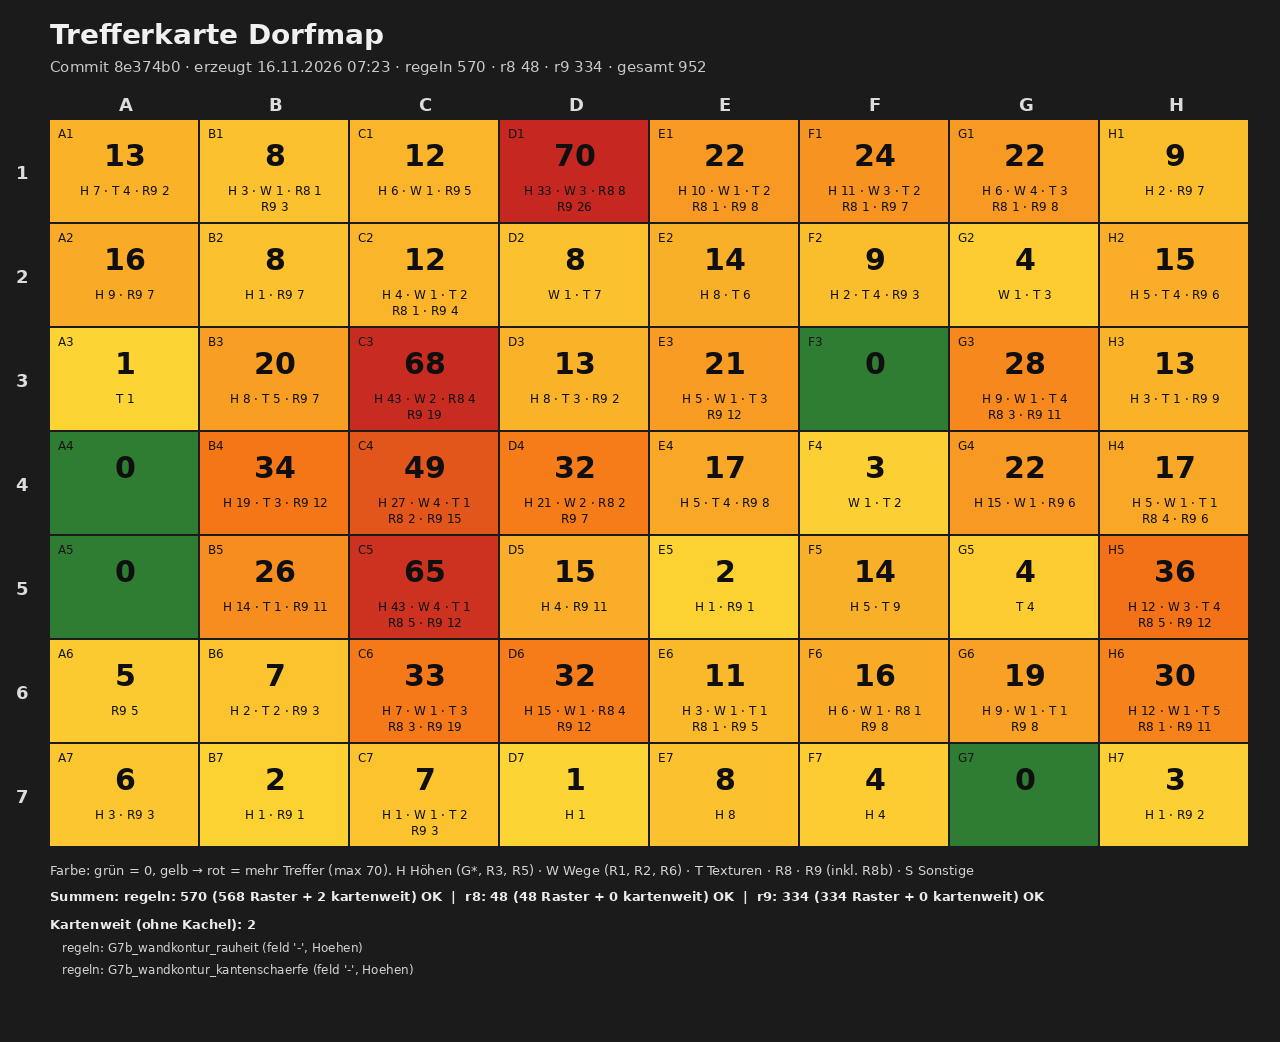

Here is the Python script that generated this plot:
#!/usr/bin/env python3
"""P6 Trefferkarte: 8x7-Raster (A-H x 1-7) aus den Gate-JSONs.

Aufruf (aus relief3d/):  python3 pruefung/trefferkarte/trefferkarte.py
Vergleich:               ... --vorher ALTER_ORDNER   (enthaelt die drei JSONs)
Exit 1, wenn eine Summe nicht exakt mit dem JSON uebereinstimmt.
Liest nur; aendert keine Relief- oder Prueferdateien.
"""
import argparse, datetime, html, json, os, subprocess, sys

HIER = os.path.dirname(os.path.abspath(__file__))
PRUEF = os.path.dirname(HIER)
SPALTEN = "ABCDEFGH"
ZEILEN = range(1, 8)
FELDER = [f"{s}{z}" for z in ZEILEN for s in SPALTEN]
FAMILIEN = ["Hoehen", "Wege", "Texturen", "R8", "R9", "Sonstige"]
KURZ = {"Hoehen": "H", "Wege": "W", "Texturen": "T", "R8": "R8", "R9": "R9", "Sonstige": "S"}
QUELLEN = [("regeln", "regeln_letzter_lauf.json"), ("r8", "r8_letzter_lauf.json"), ("r9", "r9_letzter_lauf.json")]


def familie(quelle, regel):
    if quelle == "r8":
        return "R8"
    if quelle == "r9":
        return "R9"
    if regel.startswith(("G", "R3_", "R5_")):
        return "Hoehen"
    if regel.startswith(("R1_", "R2_", "R6_")):
        return "Wege"
    if regel.startswith("T"):
        return "Texturen"
    return "Sonstige"


def lade(ordner, pfade=None):
    """Liest die drei JSONs, zaehlt je Feld x Familie x Regel und prueft die Summen."""
    pfade = pfade or {q: os.path.join(ordner, n) for q, n in QUELLEN}
    feld = {f: {fa: 0 for fa in FAMILIEN} for f in FELDER}
    regeln_je_feld = {f: {} for f in FELDER}
    kartenweit = []
    dateien, fehler = {}, []
    for q, _ in QUELLEN:
        d = json.load(open(pfade[q], encoding="utf-8"))
        tr = d.get("treffer", [])
        summe = d.get("summe")
        je_regel = sum(d.get("je_regel", {}).values())
        gezaehlt_raster = gezaehlt_kw = 0
        fam_summe = {fa: 0 for fa in FAMILIEN}
        for t in tr:
            r = str(t.get("regel", "?"))
            fa = familie(q, r)
            fam_summe[fa] += 1
            f = str(t.get("feld", ""))
            if f in feld:
                feld[f][fa] += 1
                regeln_je_feld[f][r] = regeln_je_feld[f].get(r, 0) + 1
                gezaehlt_raster += 1
            else:
                kartenweit.append({"quelle": q, "regel": r, "feld": f, "familie": fa})
                gezaehlt_kw += 1
        ok = summe == len(tr) == je_regel == gezaehlt_raster + gezaehlt_kw
        if not ok:
            fehler.append(f"{q}: summe={summe} len(treffer)={len(tr)} je_regel={je_regel} "
                          f"raster+kartenweit={gezaehlt_raster}+{gezaehlt_kw}")
        dateien[q] = {"pfad": os.path.relpath(pfade[q], PRUEF), "summe": summe, "len_treffer": len(tr),
                      "summe_je_regel": je_regel, "im_raster": gezaehlt_raster, "kartenweit": gezaehlt_kw,
                      "je_familie": {k: v for k, v in fam_summe.items() if v}, "ok": ok}
    return {"felder": feld, "regeln_je_feld": regeln_je_feld, "kartenweit": kartenweit,
            "dateien": dateien, "fehler": fehler,
            "gesamt": sum(v["summe"] or 0 for v in dateien.values())}


def total(stand, f, fam=None):
    z = stand["felder"][f]
    return z[fam] if fam else sum(z.values())


def farbe(n, maxn):
    if n == 0:
        return (46, 125, 50)
    t = min(1.0, n / max(1, maxn))
    if t < 0.5:  # gelb -> orange
        u = t / 0.5
        return (int(253 - 8 * u), int(216 - 100 * u), int(53 - 30 * u))
    u = (t - 0.5) / 0.5  # orange -> rot
    return (int(245 - 47 * u), int(116 - 76 * u), int(23 + 10 * u))


def diff_farbe(d, maxd):
    if d == 0:
        return (120, 120, 120)
    t = min(1.0, abs(d) / max(1, maxd))
    return (int(46 + 40 * (1 - t)), int(160 - 40 * t), int(60)) if d < 0 else (int(200 + 40 * t), int(120 - 80 * t), 40)


def commit():
    try:
        return subprocess.run(["git", "-C", PRUEF, "rev-parse", "--short", "HEAD"],
                              capture_output=True, text=True, timeout=3).stdout.strip() or "?"
    except Exception:
        return "?"


def rgb(c):
    return "#%02x%02x%02x" % c


def schreibe_html(stand, pfad, titel, kopf, vorher=None):
    maxn = max(total(stand, f) for f in FELDER)
    daten = {"felder": stand["felder"], "regeln": stand["regeln_je_feld"]}
    if vorher:
        daten["vorher"] = vorher["felder"]
    zellen = []
    for z in ZEILEN:
        zellen.append(f"<tr><th>{z}</th>")
        for s in SPALTEN:
            f = f"{s}{z}"
            zellen.append(f'<td id="z_{f}" data-f="{f}"></td>')
        zellen.append("</tr>")
    kw = "".join(f"<li>{html.escape(k['quelle'])}: {html.escape(k['regel'])} (feld '{html.escape(k['feld'])}', "
                 f"{k['familie']})</li>" for k in stand["kartenweit"]) or "<li>keine</li>"
    zeilen_dat = "".join(
        f"<tr><td>{q}</td><td>{v['pfad']}</td><td>{v['summe']}</td><td>{v['im_raster']}</td><td>{v['kartenweit']}</td>"
        f"<td>{', '.join(f'{k} {n}' for k, n in v['je_familie'].items())}</td><td>{'OK' if v['ok'] else 'FEHLER'}</td></tr>"
        for q, v in stand["dateien"].items())
    knoepfe = "".join(f'<button data-fam="{fa}">{fa}</button>' for fa in [""] + FAMILIEN).replace(
        'data-fam="">', 'data-fam="" class="an">Gesamt')
    js = """
const D=%s, FAM=%s, KURZ=%s, MAX=%d, VERGL=%s;
function col(n,m){if(n==0)return'rgb(46,125,50)';let t=Math.min(1,n/Math.max(1,m));
 if(t<.5){let u=t/.5;return`rgb(${253-8*u|0},${216-100*u|0},${53-30*u|0})`}
 let u=(t-.5)/.5;return`rgb(${245-47*u|0},${116-76*u|0},${23+10*u|0})`}
function dcol(d,m){if(d==0)return'rgb(120,120,120)';let t=Math.min(1,Math.abs(d)/Math.max(1,m));
 return d<0?`rgb(${46+40*(1-t)|0},${160-40*t|0},60)`:`rgb(${200+40*t|0},${120-80*t|0},40)`}
function wert(src,f,fam){let z=src[f];return fam?z[fam]:FAM.reduce((a,k)=>a+z[k],0)}
function male(fam){let m=0;for(const f in D.felder){let v=VERGL?Math.abs(wert(D.felder,f,fam)-wert(D.vorher,f,fam)):wert(D.felder,f,fam);m=Math.max(m,v)}
 for(const td of document.querySelectorAll('td[data-f]')){const f=td.dataset.f,n=wert(D.felder,f,fam);
  let fams=FAM.filter(k=>D.felder[f][k]).map(k=>KURZ[k]+' '+D.felder[f][k]).join(' · ');
  if(VERGL){const v=wert(D.vorher,f,fam),d=n-v;td.style.background=dcol(d,m);
   td.innerHTML=`<b>${d>0?'+':''}${d}</b><small>${v} → ${n}</small>`}
  else{td.style.background=col(n,m);td.innerHTML=`<b>${n}</b><small>${fams||'–'}</small>`}
  const r=D.regeln[f];td.title=f+'\\n'+(Object.keys(r).sort().map(k=>k+': '+r[k]).join('\\n')||'keine Treffer')}}
document.querySelectorAll('button').forEach(b=>b.onclick=()=>{document.querySelectorAll('button').forEach(x=>x.classList.remove('an'));b.classList.add('an');male(b.dataset.fam)});
male('');
""" % (json.dumps(daten), json.dumps(FAMILIEN), json.dumps(KURZ), maxn, "true" if vorher else "false")
    doc = f"""<!doctype html><html lang="de"><meta charset="utf-8"><title>{html.escape(titel)}</title>
<style>body{{font-family:system-ui,sans-serif;background:#1b1b1b;color:#eee;margin:20px}}
table.k{{border-collapse:collapse}}table.k td{{width:110px;height:78px;text-align:center;border:2px solid #111;color:#111;vertical-align:middle}}
table.k td b{{display:block;font-size:26px}}table.k td small{{font-size:11px}}table.k th{{padding:4px 8px}}
button{{margin:2px;padding:6px 10px;background:#333;color:#eee;border:1px solid #666;cursor:pointer}}button.an{{background:#c0662a}}
table.d{{border-collapse:collapse;margin-top:14px}}table.d td,table.d th{{border:1px solid #555;padding:3px 8px;font-size:13px}}</style>
<h1>{html.escape(titel)}</h1><p>{html.escape(kopf)}</p><div>{knoepfe}</div>
<table class="k"><tr><th></th>{''.join(f'<th>{s}</th>' for s in SPALTEN)}</tr>{''.join(zellen)}</table>
<p>Legende: grün = 0, gelb → rot = steigende Trefferzahl (Skala bis Maximum der Auswahl){' · Vergleich: grün = weniger, rot = mehr' if vorher else ''}.
Kürzel: H Höhen (G*, R3, R5) · W Wege (R1, R2, R6) · T Texturen (T*) · R8 (r8-Datei) · R9 (r9-Datei inkl. R8b) · S Sonstige. Tooltip je Kachel zeigt die Einzelregeln.</p>
<h3>Kartenweit (ohne Kachel)</h3><ul>{kw}</ul>
<table class="d"><tr><th>Quelle</th><th>Datei</th><th>summe</th><th>im Raster</th><th>kartenweit</th><th>je Familie</th><th>Prüfung</th></tr>{zeilen_dat}</table>
<script>{js}</script></html>"""
    open(pfad, "w", encoding="utf-8").write(doc)


def schreibe_png(stand, pfad, titel, kopf, vorher=None):
    from PIL import Image, ImageDraw, ImageFont
    def font(g, fett=False):
        for n in (["DejaVuSans-Bold.ttf"] if fett else []) + ["DejaVuSans.ttf"]:
            try:
                return ImageFont.truetype("/usr/share/fonts/truetype/dejavu/" + n, g)
            except OSError:
                pass
        return ImageFont.load_default()
    zw, zh, li, ob = 150, 104, 50, 120
    kw_zeilen = len(stand["kartenweit"])
    breite, hoehe = li + 8 * zw + 30, ob + 7 * zh + 150 + 22 * kw_zeilen
    im = Image.new("RGB", (breite, hoehe), (27, 27, 27))
    d = ImageDraw.Draw(im)
    d.text((li, 18), titel, font=font(28, True), fill=(240, 240, 240))
    d.text((li, 58), kopf, font=font(15), fill=(200, 200, 200))
    werte = {f: total(stand, f) for f in FELDER}
    if vorher:
        diffs = {f: werte[f] - total(vorher, f) for f in FELDER}
        maxd = max(abs(v) for v in diffs.values())
    maxn = max(werte.values())
    for i, s in enumerate(SPALTEN):
        d.text((li + i * zw + zw // 2 - 6, ob - 26), s, font=font(18, True), fill=(220, 220, 220))
    for j, z in enumerate(ZEILEN):
        d.text((16, ob + j * zh + zh // 2 - 10), str(z), font=font(18, True), fill=(220, 220, 220))
        for i, s in enumerate(SPALTEN):
            f = f"{s}{z}"
            x, y = li + i * zw, ob + j * zh
            c = diff_farbe(diffs[f], maxd) if vorher else farbe(werte[f], maxn)
            d.rectangle([x, y, x + zw - 3, y + zh - 3], fill=c)
            gross = (("+" if diffs[f] > 0 else "") + str(diffs[f])) if vorher else str(werte[f])
            d.text((x + 8, y + 6), f, font=font(12), fill=(20, 20, 20))
            d.text((x + zw // 2, y + 36), gross, font=font(30, True), fill=(15, 15, 15), anchor="mm")
            if vorher:
                klein = f"{total(vorher, f)} → {werte[f]}"
                d.text((x + zw // 2, y + 76), klein, font=font(13), fill=(15, 15, 15), anchor="mm")
            else:
                teile = [f"{KURZ[k]} {stand['felder'][f][k]}" for k in FAMILIEN if stand["felder"][f][k]]
                for k, zeile in enumerate([" · ".join(teile[:3]), " · ".join(teile[3:])]):
                    d.text((x + zw // 2, y + 70 + 16 * k), zeile, font=font(12), fill=(15, 15, 15), anchor="mm")
    y = ob + 7 * zh + 14
    leg = ("Vergleich: grün = weniger Treffer, rot = mehr" if vorher else
           "Farbe: grün = 0, gelb → rot = mehr Treffer (max %d)" % maxn)
    d.text((li, y), leg + ". H Höhen (G*, R3, R5) · W Wege (R1, R2, R6) · T Texturen · R8 · R9 (inkl. R8b) · S Sonstige",
           font=font(13), fill=(210, 210, 210))
    sumz = "  |  ".join(f"{q}: {v['summe']} ({v['im_raster']} Raster + {v['kartenweit']} kartenweit) {'OK' if v['ok'] else 'FEHLER'}"
                        for q, v in stand["dateien"].items())
    d.text((li, y + 26), "Summen: " + sumz, font=font(13, True), fill=(235, 235, 235))
    d.text((li, y + 54), f"Kartenweit (ohne Kachel): {kw_zeilen}", font=font(13, True), fill=(235, 235, 235))
    for k, t in enumerate(stand["kartenweit"]):
        d.text((li + 12, y + 78 + 22 * k), f"{t['quelle']}: {t['regel']} (feld '{t['feld']}', {t['familie']})",
               font=font(12), fill=(210, 210, 210))
    im.save(pfad)


def json_aus(stand):
    return {"felder": {f: dict(v, gesamt=sum(v.values())) for f, v in stand["felder"].items()},
            "regeln_je_feld": stand["regeln_je_feld"], "kartenweit": stand["kartenweit"],
            "dateien": stand["dateien"], "gesamt": stand["gesamt"],
            "je_familie": {fa: sum(stand["felder"][f][fa] for f in FELDER) +
                           sum(1 for k in stand["kartenweit"] if k["familie"] == fa) for fa in FAMILIEN}}


def main():
    ap = argparse.ArgumentParser(description="Trefferkarte 8x7 aus den Gate-JSONs")
    ap.add_argument("--regeln", default=os.path.join(PRUEF, "regeln_letzter_lauf.json"))
    ap.add_argument("--r8", default=os.path.join(PRUEF, "r8_letzter_lauf.json"))
    ap.add_argument("--r9", default=os.path.join(PRUEF, "r9_letzter_lauf.json"))
    ap.add_argument("--aus", default=HIER, help="Ausgabeordner")
    ap.add_argument("--vorher", help="Ordner mit den drei JSONs des Vorher-Stands (Vergleich)")
    a = ap.parse_args()
    os.makedirs(a.aus, exist_ok=True)
    stand = lade(None, {"regeln": a.regeln, "r8": a.r8, "r9": a.r9})
    zeit = datetime.datetime.now().strftime("%d.%m.%Y %H:%M")
    kopf = (f"Commit {commit()} · erzeugt {zeit} · regeln {stand['dateien']['regeln']['summe']} · "
            f"r8 {stand['dateien']['r8']['summe']} · r9 {stand['dateien']['r9']['summe']} · gesamt {stand['gesamt']}")
    schreibe_html(stand, os.path.join(a.aus, "trefferkarte.html"), "Trefferkarte Dorfmap", kopf)
    json.dump(json_aus(stand), open(os.path.join(a.aus, "trefferkarte.json"), "w", encoding="utf-8"),
              ensure_ascii=False, indent=1)
    try:
        schreibe_png(stand, os.path.join(a.aus, "trefferkarte.png"), "Trefferkarte Dorfmap", kopf)
    except ImportError:
        print("WARNUNG: Pillow fehlt (pip install pillow); PNG nicht erzeugt, HTML/JSON schon.", file=sys.stderr)
    fehler = list(stand["fehler"])
    if a.vorher:
        alt = lade(a.vorher)
        fehler += ["vorher " + f for f in alt["fehler"]]
        vk = f"vorher {alt['gesamt']} → jetzt {stand['gesamt']} ({stand['gesamt'] - alt['gesamt']:+d}) · {kopf}"
        schreibe_html(stand, os.path.join(a.aus, "vergleich.html"), "Trefferkarte Vergleich", vk, alt)
        try:
            schreibe_png(stand, os.path.join(a.aus, "vergleich.png"), "Trefferkarte Vergleich", vk, alt)
        except ImportError:
            pass
    for q, v in stand["dateien"].items():
        print(f"{q}: summe {v['summe']} = {v['im_raster']} Raster + {v['kartenweit']} kartenweit -> {'OK' if v['ok'] else 'FEHLER'}")
    if fehler:
        print("SUMMEN FALSCH:\n  " + "\n  ".join(fehler), file=sys.stderr)
        sys.exit(1)
    print(f"OK, Ausgabe in {os.path.relpath(a.aus)}")


if __name__ == "__main__":
    main()
